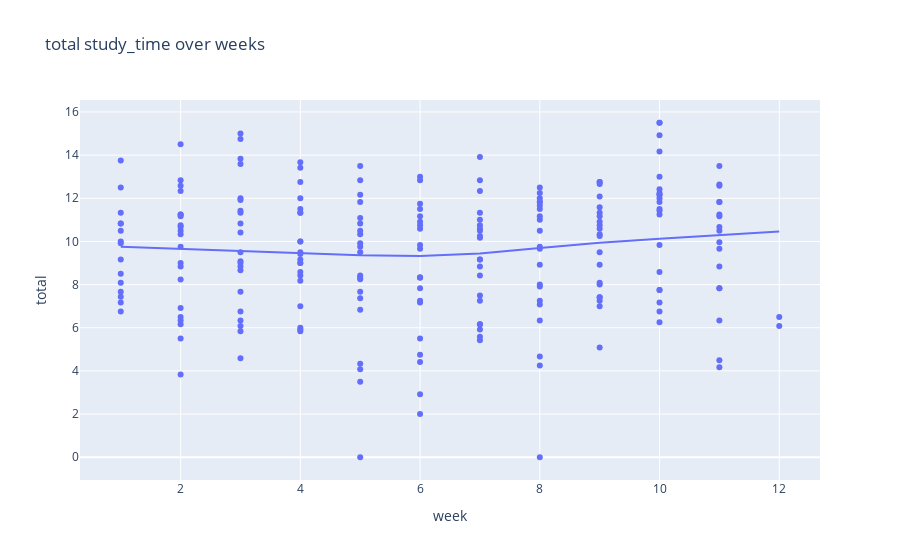

The notebook cell saved with this chart:
### Code cell
graph = clean_study[clean_study['week']!=0]
px.scatter(graph, x='week',y='total', title='total study_time over weeks',trendline='lowess')

### Figure 1 — Plotly figure (JSON) as saved in the notebook; plotly's stock layout.template omitted (floating-point values rounded to 4 significant figures; data arrays with more than 128 entries replaced by an {"elided": "..."} marker saying what was removed)
{"data": [{"hovertemplate": "week=%{x}<br>total=%{y}<extra></extra>", "legendgroup": "", "marker": {"color": "#636efa", "symbol": "circle"}, "mode": "markers", "name": "", "orientation": "v", "showlegend": false, "type": "scatter", "x": {"elided": "223 int values"}, "xaxis": "x", "y": {"elided": "223 float values"}, "yaxis": "y"}, {"hovertemplate": "<b>LOWESS trendline</b><br><br>week=%{x}<br>total=%{y} <b>(trend)</b><extra></extra>", "legendgroup": "", "marker": {"color": "#636efa", "symbol": "circle"}, "mode": "lines", "name": "", "showlegend": false, "type": "scatter", "x": {"elided": "223 int values"}, "xaxis": "x", "y": {"elided": "223 float values"}, "yaxis": "y"}], "layout": {"legend": {"tracegroupgap": 0}, "title": {"text": "total study_time over weeks"}, "xaxis": {"anchor": "y", "domain": [0, 1], "title": {"text": "week"}}, "yaxis": {"anchor": "x", "domain": [0, 1], "title": {"text": "total"}}}}
